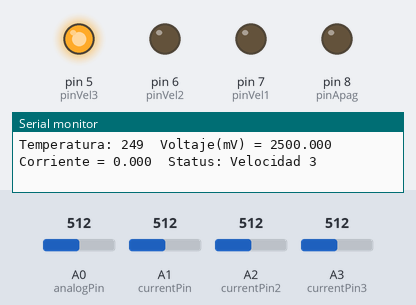
The sketch below on a simulated Arduino Uno, built with avr-gcc and run on an emulated ATmega328P. On the bench: output pins drawn as LEDs (lit = HIGH), the last lines printed to the serial monitor. The inputs (shaded band) are chosen by the test bench; at power-on: A0 (analogPin) = 512, A1 (currentPin) = 512, A2 (currentPin2) = 512, A3 (currentPin3) = 512.

Above: at 2.8 s.
2.9 s: A0 (analogPin) set to 68
5.6 s: A0 (analogPin) set to 58
At 7.3 s:
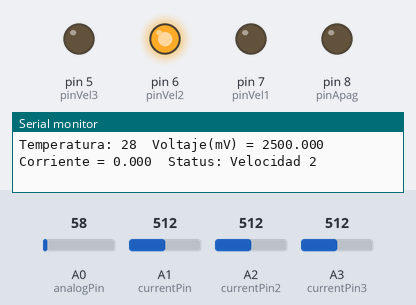
8.3 s: A0 (analogPin) set to 30
At 11.1 s:
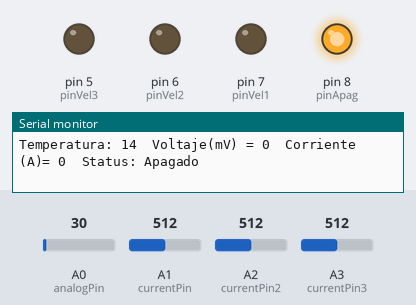
11.5 s: A0 (analogPin) set to 306
At 13.3 s:
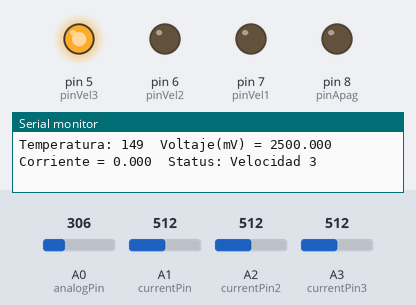
14.2 s: A1 (currentPin) set to 629
20.2 s: A1 (currentPin) set to 661
Timing chart, 0 to 23.2 s (numbered marks = the images above; inputs shaded):
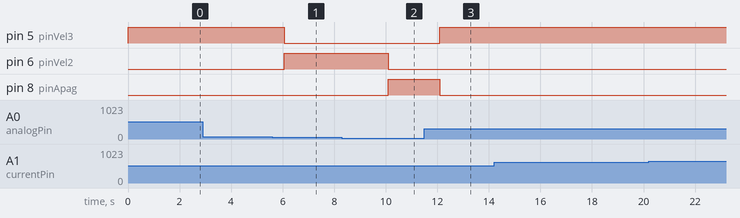

Measured:
- the behaviour switches between 62 and 61 on A0 (analogPin) (found by bisection; images 0 and 1)
- after the input at 5.6 s, pin 5 (pinVel3): HIGH → LOW after 0.45 s; pin 6 (pinVel2): LOW → HIGH after 0.45 s
- after the input at 8.3 s, pin 6 (pinVel2): HIGH → LOW after 1.8 s; pin 8 (pinApag): LOW → HIGH after 1.8 s
- after the input at 11.5 s, pin 5 (pinVel3): LOW → HIGH after 0.59 s; pin 8 (pinApag): HIGH → LOW after 0.59 s

The sketch:

mainTempEneg.ino
```cpp
/* Main.ino file generated by New Project wizard
 *
 * Created:   Thu Sep 5 2013
 * Processor: ATmega2560
 * Compiler:  Arduino AVR
 */

 /* Equipo 5
Juan Daniel Rodríguez Oropeza A01411625
Jorge Claudio González Becerril A01412375
Luis Angel Ramiro Amaro A01411763
Luis Carlos Olave Vera A01233810
*/

 // Pines A del Arduino
 int analogPin = A0;
 int currentPin = A1;
 int currentPin2 = A2;
 int currentPin3 = A3;

 // Pines de los LED
 int pinVel3 = 5; // Velocidad 3
 int pinVel2 = 6; // Velocidad 2
 int pinVel1 = 7; // Velocidad 1
 int pinApag = 8; // Apagado

 // Variables para la lectura de Voltaje y Corriente
 int sensitivity = 66;
 int adcValue = 0;
 int adcValue2 = 0;
 int adcValue3 = 0;
 int offsetVoltage = 2500;
 double adcVoltage = 0;
 double adcVoltage2 = 0;
 double adcVoltage3 = 0;
 double currentValue = 0;
 double currentValue2 = 0;
 double currentValue3 = 0;

void setup()
 { // put your setup code here, to run once:
   Serial.begin(9600);
   pinMode(pinVel3, OUTPUT);
   pinMode(pinVel2, OUTPUT);
   pinMode(pinVel1, OUTPUT);
   pinMode(pinApag, OUTPUT);
 }

void loop()
 { // put your main code here, to run repeatedly:
   // Lectura de Temperatura
   int a=analogRead(analogPin);
   int temp= a*4.88/10;
   Serial.print("Temperatura: ");
   Serial.print(temp);

   // Lectura de Voltaje y Corriente para Velocidad 3
   adcValue = analogRead(currentPin);
   adcVoltage = (adcValue / 1024.0) * 5000;
   currentValue = ((adcVoltage - offsetVoltage) / sensitivity);

   // Lectura de Voltaje y Corriente para Velocidad 2
   adcValue2 = analogRead(currentPin2);
   adcVoltage2 = (adcValue2 / 1024.0) * 5000;
   currentValue2 = ((adcVoltage2 - offsetVoltage) / sensitivity);

   // Lectura de Voltaje y Corriente para Velocidad 1
   adcValue3 = analogRead(currentPin3);
   adcVoltage3 = (adcValue3 / 1024.0) * 5000;
   currentValue3 = ((adcVoltage3 - offsetVoltage) / sensitivity);

   // Velocidad 3
   if (temp >= 30){
      digitalWrite(pinVel3, HIGH); // Velocidad 3
      digitalWrite(pinVel2, LOW); // Velocidad 2
      digitalWrite(pinVel1, LOW); // Velocidad 1
      digitalWrite(pinApag, LOW); // Apagado

      Serial.print("  Voltaje(mV) = ");
      Serial.print(adcVoltage, 3);

      Serial.print("  Corriente = ");
      Serial.print(currentValue, 3);

      Serial.println("  Status: Velocidad 3");
   }
   // Velocidad 2
   else if (temp >= 25 && temp < 30){
      digitalWrite(pinVel3, LOW); // Velocidad 3
      digitalWrite(pinVel2, HIGH); // Velocidad 2
      digitalWrite(pinVel1, LOW); // Velocidad 1
      digitalWrite(pinApag, LOW); // Apagado

      Serial.print("  Voltaje(mV) = ");
      Serial.print(adcVoltage2, 3);

      Serial.print("  Corriente = ");
      Serial.print(currentValue2, 3);

      Serial.println("  Status: Velocidad 2");
   }
   // Velocidad 1
   else if (temp >= 21 && temp < 25){
      digitalWrite(pinVel3, LOW); // Velocidad 3
      digitalWrite(pinVel2, LOW); // Velocidad 2
      digitalWrite(pinVel1, HIGH); // Velocidad 1
      digitalWrite(pinApag, LOW); // Apagado

      Serial.print("  Voltaje(mV) = ");
      Serial.print(adcVoltage3, 3);

      Serial.print("  Corriente = ");
      Serial.print(currentValue3, 3);

      Serial.println("  Status: Velocidad 1");
   }
   // Apagado
   else{
      digitalWrite(pinVel3, LOW); // Velocidad 3
      digitalWrite(pinVel2, LOW); // Velocidad 2
      digitalWrite(pinVel1, LOW); // Velocidad 1
      digitalWrite(pinApag, HIGH); // Apagado

      Serial.print("  Voltaje(mV) = 0");
      Serial.print("  Corriente (A)= 0");
      Serial.println("  Status: Apagado");
   }

   delay(2000);
 }
```
